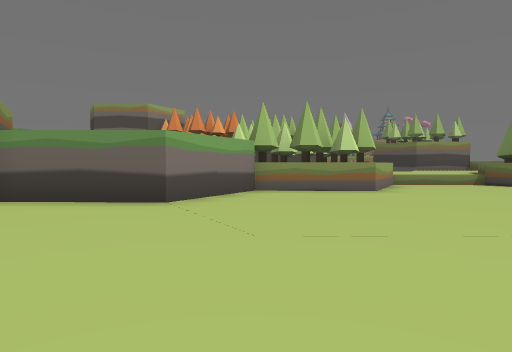
View 1 (above)

18 first-person views from a walk through a scene from a Unity 3-D project. The camera is 1.3 m above the floor, tilts 2° down and sees 75° across. The floor is counted in squares, 2 m on a side. Each view is taken from the middle of a square. On the plan, view 1 faces up. The plan holds only what a view shows up to about 10 squares ahead; the rest is blank. The place goes on beyond the plan. The player character is not drawn. Some animated figures are not drawn.

View 2
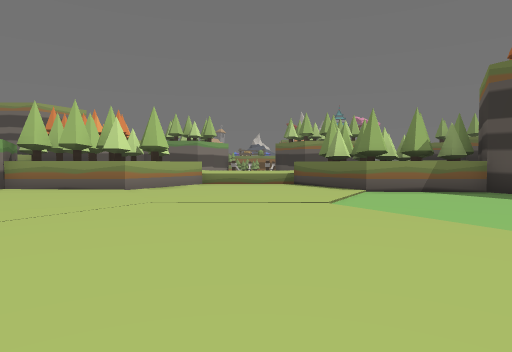

View 3
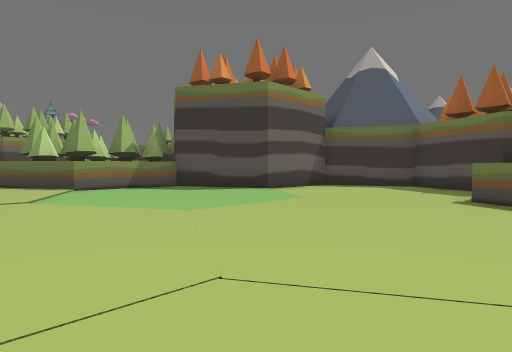

View 4
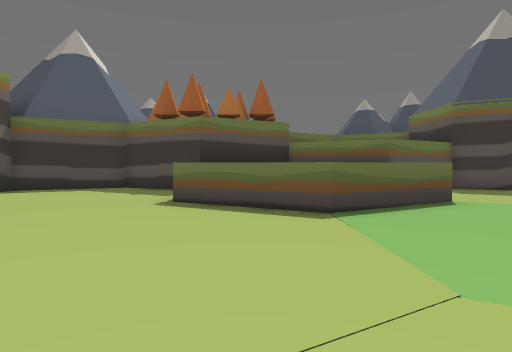

View 5
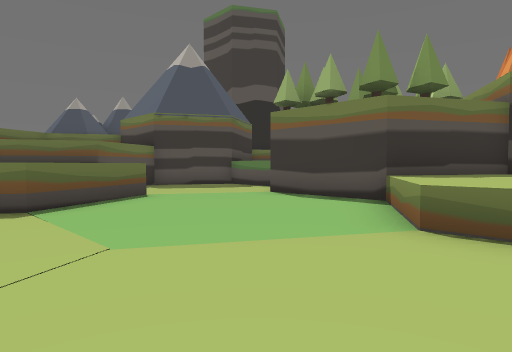

View 6
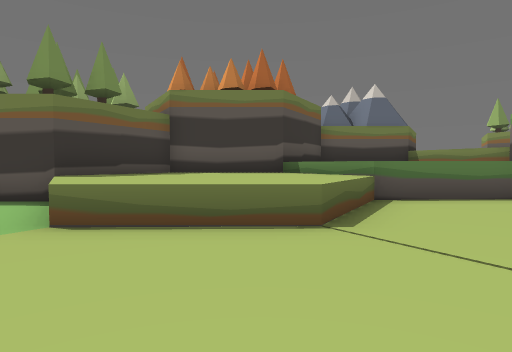

View 7
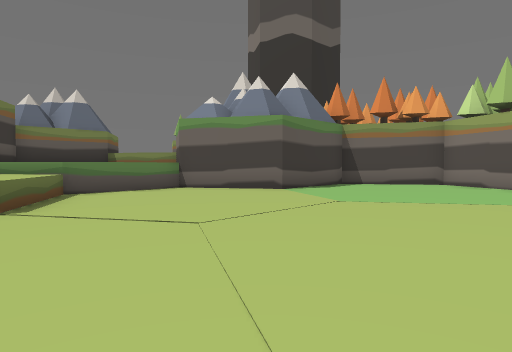

View 8
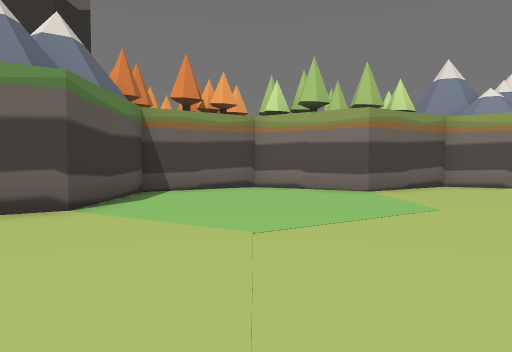

View 9
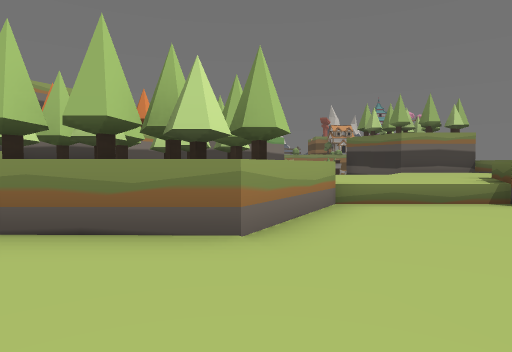

View 10
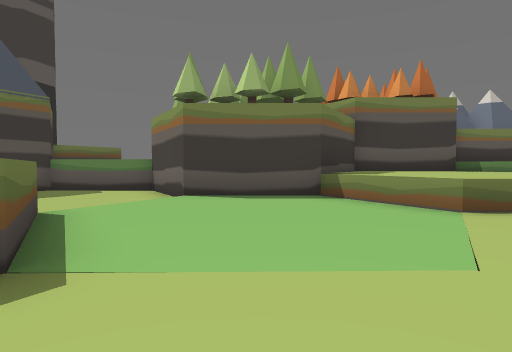

View 11
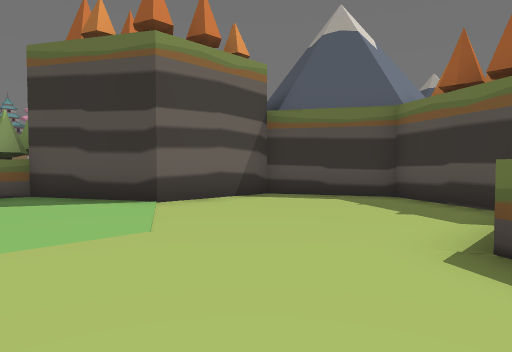

View 12
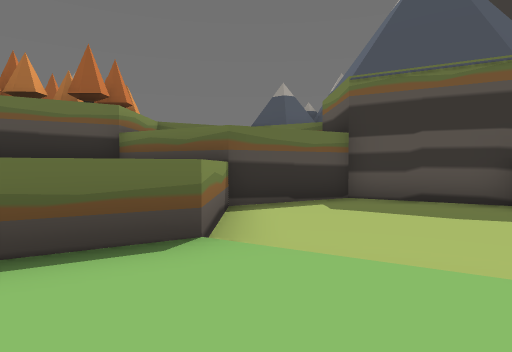

View 13
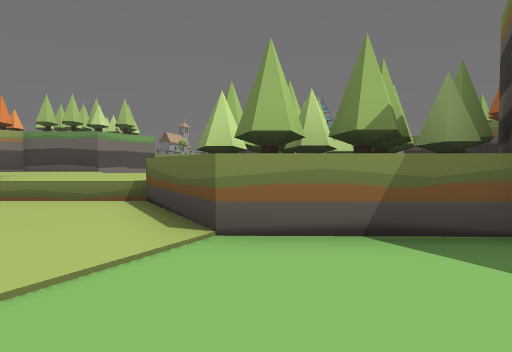

View 14
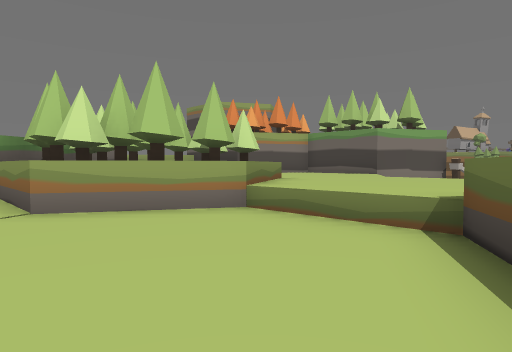

View 15
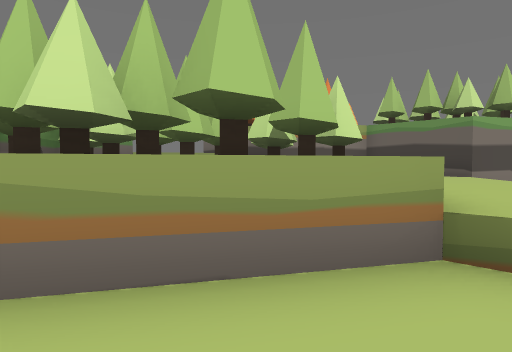

View 16
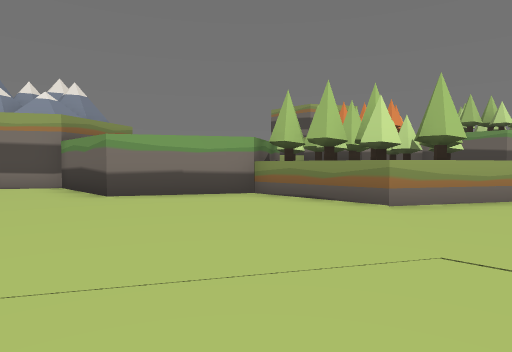

View 17
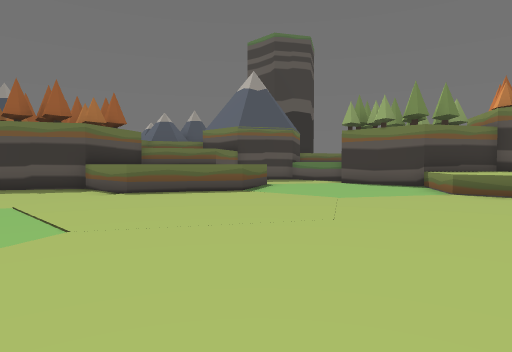

View 18
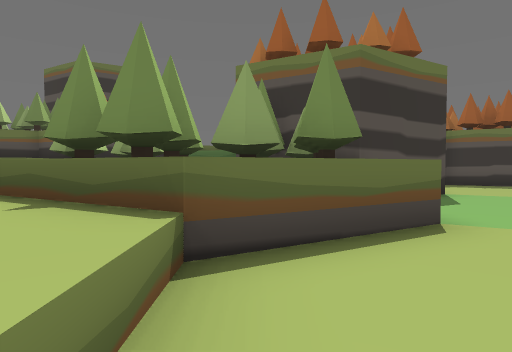

### Floor plan
Key: @ floor where view 1 was taken; # wall or solid block; . main floor; - floor 0.25 m lower than the main floor; / step, stairs or slope; ^ raised ledge.
Columns run from 6 left of view 1 to 17 right of it. Each row starts with its distance up from view 1.
 13          ^^^^^^^
 12       ###^^^^^^#
 11      ^#^ ^^^^^^#^
 10      # ^^^^...######
  9      ####^#...^#^^#
  8      ##^^^.....^^^#
  7      #............##
  6  #####.............####
  5  #................----##
  4 ##...............------#
  3 #................------#
  2 ##.................----#
  1  #.................---##
  0  #....@............^^^^#
 -1 ##................^^   #
 -2 #.................^    ^
 -3 ##................^^   #
 -4  #.................^^^^#
 -5  #####....^^^^...../--##
 -6      #....^^^^^.../----#
 -7      ##^^^^^^^^###-----#
 -8          ^^^^^#  ##----#
 -9           ^^^^#   #---##
-10     #^    ####     ^^^#
-11      #   ^#

Where each view was taken, in squares from view 1:
view 1: 0 up, 0 right, facing up
view 2: 0 up, 6 right, facing up
view 3: 1 down, 6 right, facing up-right
view 4: 1 down, 7 right, facing right
view 5: 1 down, 6 right, facing down-right
view 6: 1 down, 5 right, facing down
view 7: 1 up, 5 right, facing down-left
view 8: 2 down, 3 right, facing left
view 9: 5 up, 3 right, facing up
view 10: 0 up, 10 right, facing down
view 11: 0 up, 10 right, facing up-right
view 12: 5 down, 10 right, facing right
view 13: 5 up, 9 right, facing up
view 14: 7 up, 8 right, facing up-left
view 15: 8 up, 5 right, facing up-left
view 16: 3 up, 5 right, facing up-left
view 17: 4 up, 5 right, facing down-right
view 18: 10 up, 5 right, facing right
